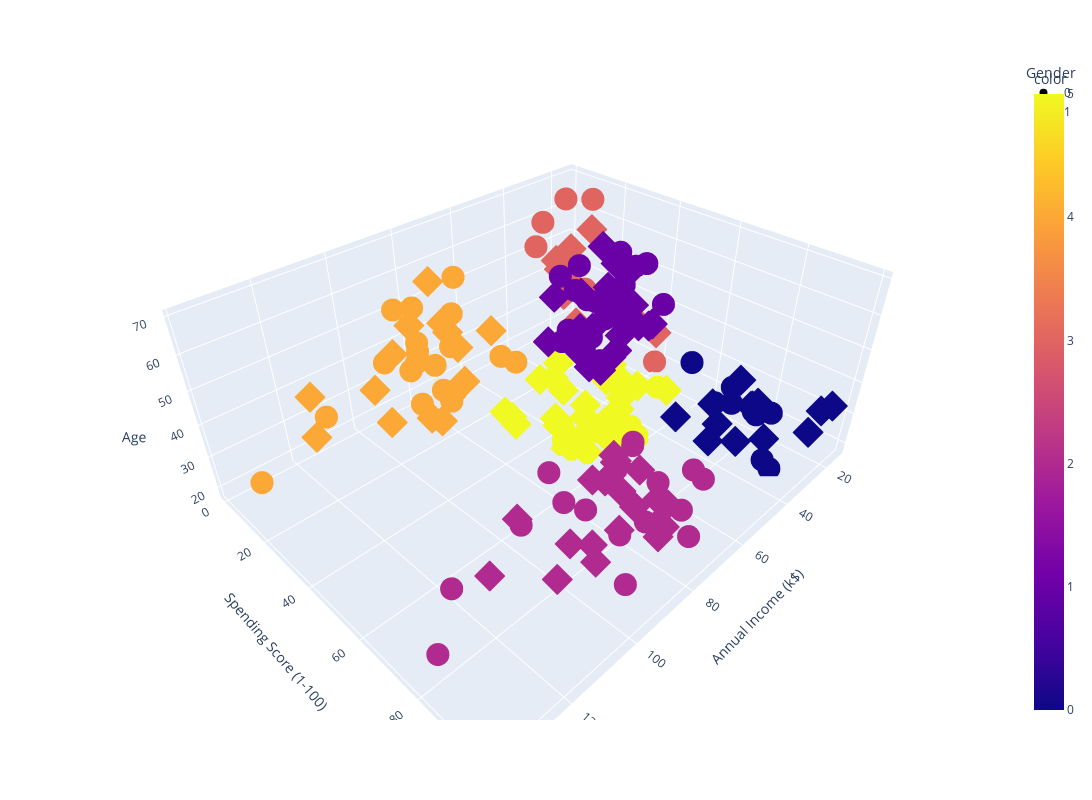

Write notebook code for a chart like this one.
### Markdown cell above
Can we plot 4 dimensions in a chart? 

Actually, yes we can! Let's have an interactive 3d chart using Plotly.

x = Annual Income (k$)
y = Spending Score (1=100)
z = Age
shape = gender (circles for male, diamonds for female) 
color = cluster

### Code cell
import plotly.express as px

fig = px.scatter_3d(shoppers_df, x='Annual Income (k$)', y='Spending Score (1-100)', z='Age',
              color=kmeans.labels_, symbol='Gender')
fig.update_layout(
    autosize=False,
    width=1600,
    height=800,)
fig.show()

### Figure 1 — Plotly figure (JSON) as saved in the notebook; plotly's stock layout.template omitted (floating-point values rounded to 4 significant figures)
{"data": [{"hovertemplate": "Gender=0<br>Annual Income (k$)=%{x}<br>Spending Score (1-100)=%{y}<br>Age=%{z}<br>color=%{marker.color}<extra></extra>", "legendgroup": "0", "marker": {"color": [3, 0, 3, 3, 3, 0, 0, 3, 3, 0, 0, 0, 0, 3, 3, 0, 0, 1, 5, 1, 1, 1, 1, 1, 5, 1, 5, 5, 1, 1, 5, 5, 1, 5, 1, 1, 5, 1, 5, 1, 5, 1, 5, 1, 1, 1, 1, 1, 5, 5, 2, 4, 2, 4, 2, 4, 2, 4, 2, 4, 2, 4, 2, 4, 2, 4, 2, 4, 4, 4, 4, 4, 2, 4, 2, 4, 2, 4, 2, 4, 2, 4, 2, 2, 4, 2, 4, 2], "coloraxis": "coloraxis", "symbol": "circle"}, "mode": "markers", "name": "0", "scene": "scene", "showlegend": true, "type": "scatter3d", "x": [15, 15, 19, 19, 20, 20, 21, 23, 24, 24, 25, 28, 28, 30, 33, 33, 38, 39, 42, 43, 43, 44, 46, 46, 46, 48, 48, 48, 49, 54, 54, 54, 54, 54, 54, 54, 59, 60, 60, 61, 61, 62, 62, 62, 63, 63, 63, 63, 64, 67, 69, 71, 71, 71, 71, 71, 71, 73, 73, 74, 75, 77, 77, 77, 78, 78, 78, 78, 78, 81, 85, 86, 87, 87, 87, 87, 87, 88, 88, 93, 93, 98, 99, 101, 113, 126, 137, 137], "y": [39, 81, 3, 14, 13, 79, 66, 29, 35, 73, 73, 82, 61, 4, 4, 92, 92, 36, 60, 60, 41, 46, 46, 56, 55, 51, 59, 59, 55, 47, 54, 48, 51, 55, 41, 46, 41, 49, 52, 42, 49, 59, 55, 56, 46, 43, 48, 52, 46, 56, 91, 35, 95, 11, 75, 9, 75, 5, 73, 10, 93, 12, 97, 36, 90, 17, 88, 1, 1, 5, 26, 20, 63, 13, 75, 10, 92, 15, 69, 14, 90, 15, 97, 68, 8, 74, 18, 83], "z": [19, 21, 64, 67, 37, 22, 20, 52, 35, 25, 31, 29, 35, 60, 53, 18, 24, 48, 33, 59, 47, 69, 53, 70, 19, 63, 18, 19, 70, 59, 26, 40, 57, 38, 67, 48, 18, 48, 24, 48, 20, 67, 26, 49, 54, 68, 66, 65, 19, 27, 39, 43, 40, 59, 38, 47, 39, 20, 32, 19, 32, 25, 28, 48, 34, 43, 39, 37, 34, 19, 50, 42, 32, 40, 28, 36, 36, 58, 27, 59, 35, 46, 30, 28, 33, 32, 32, 30]}, {"hovertemplate": "Gender=1<br>Annual Income (k$)=%{x}<br>Spending Score (1-100)=%{y}<br>Age=%{z}<br>color=%{marker.color}<extra></extra>", "legendgroup": "1", "marker": {"color": [3, 0, 3, 0, 3, 0, 0, 0, 3, 0, 3, 0, 3, 3, 3, 3, 0, 0, 3, 0, 3, 0, 3, 0, 1, 5, 3, 0, 1, 5, 5, 5, 1, 5, 1, 1, 5, 1, 1, 1, 1, 5, 1, 1, 1, 1, 5, 1, 1, 5, 1, 5, 5, 1, 1, 5, 5, 1, 5, 5, 1, 5, 1, 5, 5, 5, 5, 1, 1, 1, 1, 5, 5, 5, 2, 5, 2, 2, 4, 2, 4, 5, 2, 2, 4, 4, 2, 4, 2, 2, 2, 4, 2, 2, 2, 2, 4, 4, 2, 4, 2, 2, 4, 4, 4, 2, 4, 2, 2, 4, 2, 4], "coloraxis": "coloraxis", "symbol": "diamond"}, "mode": "markers", "name": "1", "scene": "scene", "showlegend": true, "type": "scatter3d", "x": [16, 16, 17, 17, 18, 18, 19, 19, 20, 20, 21, 23, 25, 28, 28, 29, 29, 30, 33, 33, 34, 34, 37, 37, 38, 39, 39, 39, 40, 40, 40, 40, 42, 43, 43, 44, 46, 47, 47, 48, 48, 48, 49, 50, 50, 54, 54, 54, 54, 54, 57, 57, 58, 58, 59, 60, 60, 60, 60, 62, 62, 62, 63, 63, 64, 65, 65, 65, 65, 67, 67, 67, 69, 70, 70, 72, 72, 73, 73, 74, 75, 76, 76, 77, 78, 78, 78, 78, 78, 78, 78, 79, 79, 81, 85, 86, 87, 88, 88, 97, 97, 98, 99, 101, 103, 103, 103, 103, 113, 120, 120, 126], "y": [6, 77, 40, 76, 6, 94, 72, 99, 15, 77, 35, 98, 5, 14, 32, 31, 87, 73, 14, 81, 17, 73, 26, 75, 35, 61, 28, 65, 55, 47, 42, 42, 52, 54, 45, 50, 51, 52, 59, 50, 48, 47, 42, 49, 56, 53, 52, 42, 44, 57, 58, 55, 60, 46, 55, 40, 42, 47, 50, 41, 48, 42, 50, 54, 42, 48, 50, 43, 59, 43, 57, 40, 58, 29, 77, 34, 71, 88, 7, 72, 5, 40, 87, 74, 22, 20, 76, 16, 89, 78, 73, 35, 83, 93, 75, 95, 27, 13, 86, 32, 86, 88, 39, 24, 17, 85, 23, 69, 91, 16, 79, 28], "z": [20, 23, 31, 22, 35, 23, 30, 35, 58, 24, 35, 35, 46, 54, 45, 40, 23, 21, 49, 21, 42, 30, 36, 20, 65, 31, 49, 24, 50, 27, 29, 31, 49, 31, 50, 51, 27, 67, 54, 43, 68, 32, 47, 60, 60, 45, 23, 49, 46, 21, 55, 22, 34, 50, 68, 40, 32, 47, 27, 23, 49, 21, 66, 19, 38, 18, 19, 63, 49, 51, 50, 38, 40, 23, 31, 25, 31, 29, 44, 35, 57, 28, 32, 32, 34, 44, 38, 47, 27, 30, 30, 56, 29, 31, 36, 33, 36, 52, 30, 37, 32, 29, 41, 54, 41, 36, 34, 32, 38, 47, 35, 45]}], "layout": {"autosize": false, "coloraxis": {"colorbar": {"title": {"text": "color"}}, "colorscale": [[0, "#0d0887"], [0.1111, "#46039f"], [0.2222, "#7201a8"], [0.3333, "#9c179e"], [0.4444, "#bd3786"], [0.5556, "#d8576b"], [0.6667, "#ed7953"], [0.7778, "#fb9f3a"], [0.8889, "#fdca26"], [1, "#f0f921"]]}, "height": 800, "legend": {"title": {"text": "Gender"}, "tracegroupgap": 0}, "margin": {"t": 60}, "scene": {"domain": {"x": [0, 1], "y": [0, 1]}, "xaxis": {"title": {"text": "Annual Income (k$)"}}, "yaxis": {"title": {"text": "Spending Score (1-100)"}}, "zaxis": {"title": {"text": "Age"}}}, "width": 1600}}
